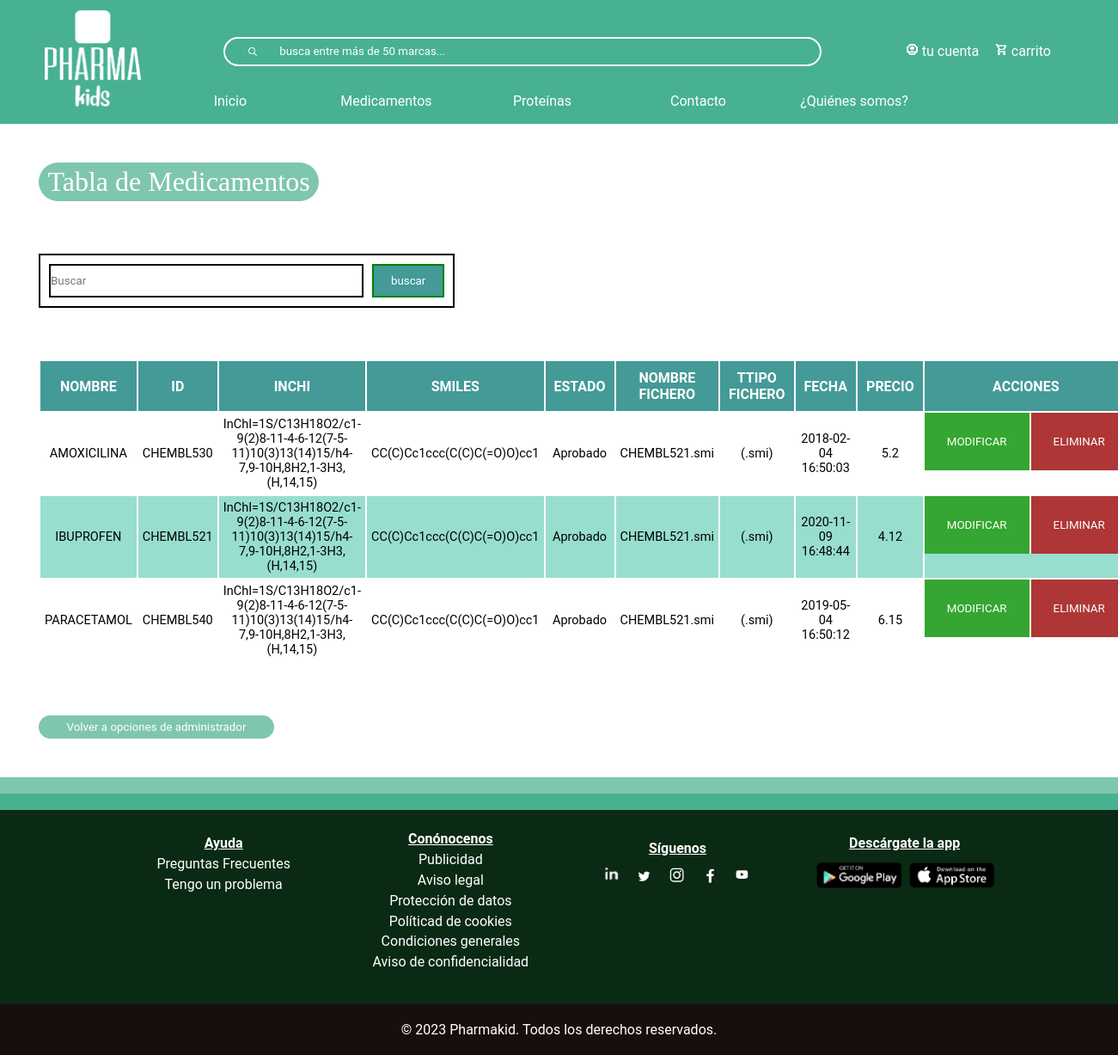
Screenshot of /tablaMedicamentos.php (signed in) with the database file from the repository.
### tables this page shows
CREATE TABLE `medicamento` (
  `inchi` varchar(200) NOT NULL,
  `smiles` varchar(200) NOT NULL,
  `estadoMedicamento` varchar(20) NOT NULL,
  `precio` float NOT NULL,
  `nombre` varchar(150) NOT NULL,
  `id` varchar(10) NOT NULL,
  `nombreFichero` varchar(50) NOT NULL,
  `tiposFichero` varchar(10) NOT NULL,
  `fecha` datetime NOT NULL
);

### tablaMedicamentos.php (the view, shortened to what this page needs)
<?php
include_once("bbdd/connexionBaseDeDatos.php");
?>
<!DOCTYPE html>
<html lang="en">
<head>
    <link rel="stylesheet" type="text/css" href="css/index.css" >
    <link rel="stylesheet" type="text/css" href="css/header.css" >
    <link rel="stylesheet" type="text/css" href="css/footer.css" >
    <link rel="stylesheet" type="text/css" href="css/tablas.css" >
</head>
<body>
    <?php require("footerHeader/header.php")?>
     <div id="divTabla">
        <h1>Tabla de Medicamentos</h1>
        <form action="buscar-user.php" class="form-buscar-user" method="get" name="formu">
                <div class="inputs-buscar-user">
                    <input class="busqueda" type="text" placeholder="Buscar"/>
                    <input class="buscar-user" type="submit" value="buscar"/>
                </div>
            </form>
        <?php
        $sql= mysqli_query($conexion, "SELECT * FROM medicamento ORDER BY nombre");
        $resultado = mysqli_num_rows($sql);
        if ($resultado > 0){
            echo "
                <table>
                    <tr>
                        <th>NOMBRE</th>
                        <th>ID</th>
                        <th>INCHI</th>
                        <th>SMILES</th>
                        <th>ESTADO</th>
                        <th>NOMBRE FICHERO</th>
                        <th>TTIPO FICHERO</th>
                        <th>FECHA</th>
                        <th>PRECIO</th>
                        <th>ACCIONES</th>
                    </tr>
            ";
            while($row = mysqli_fetch_assoc($sql)){
                $nombre = $row["nombre"];
                $id = $row['id'];
                $inchi = $row["inchi"];
                $smiles= $row["smiles"];
                $estado = $row["estadoMedicamento"];
                $nombreFichero = $row["nombreFichero"];
                $tipoFichero = $row["tiposFichero"];
                $fecha = $row["fecha"];
                $precio = $row["precio"];
                echo "
                <tr>
                    <td>$nombre</td>
                    <td>$id</td>
                    <td>$inchi</td>
                    <td>$smiles</td>
                    <td>$estado</td>
                    <td>$nombreFichero</td>
                    <td>$tipoFichero</td>
                    <td>$fecha</td>
                    <td>$precio</td>
                    <td class='td-btn'>
                            <input class='modificar-med' type='submit' value='MODIFICAR'/>
                            <input class='eliminar-med' type='submit' value='ELIMINAR'/>
                    </td>
                </tr>
                ";
            }
        }
        else
    {
      echo "<h3 style='text-align:-webkit-center'>No encontrado</h3>";
    }
        ?>
        </table>
        <button><a href="administrador.php">Volver a opciones de administrador</a></button>
    </div>
    <footer>
    <?php require("footerHeader/footer.php")?>
</body>
</html>

### footerHeader/header.php (shortened to what this page needs)
<header id="header">
        <nav>
            <img class="imgNav" src="multimedia/logoHeader.png" alt="logo">
            <div id="userInfo">
                <div class="divNav">
                    <img src="multimedia/userIcon.png" alt="User">
                    <a  id="nombreUsuario" href="loggin.php">tu cuenta</a>
                </div>
                <div class="divNav">
                    <img src="multimedia/shopping.png" alt="carrito">
                    <a id="carrito" href="carrito.php">carrito</a>
                </div>
            </div>
            <div>
                <form id="buscador">
                    <button><img id="lupa" src="multimedia/search.png" alt=""></button>
                    <input type="search" name="buscadorProtMed" placeholder="busca entre más de 50 marcas...">
                </form>
            </div>
            <div class="linksNavegacion">
                <a class="navLink" href="index.php">Inicio</a>
                <a class="navLink" href="medicamentos.php">Medicamentos</a>
                <a class="navLink" href="proteinas.php">Proteínas</a>
                <a class="navLink" href="profesionales.php">Contacto</a>
                <a class="navLink" href="quienesSomos.php">¿Quiénes somos?</a>
            </div>
        </nav>
    </header>

### footerHeader/footer.php
<footer>
       <div class="barraFooter"><p>.</p></div>
       <div class="barraFooter2"><p>.</p></div>
       <div id="footer1">
           <div id="ayuda">
               <h4>Ayuda</h4>
               <a href="preguntasFrecuentes.php">Preguntas Frecuentes</a>
               <a href="tengoUnProblema.php">Tengo un problema</a>
           </div>
           <div id="conocenos">
               <h4>Conónocenos</h4>
               <a href="publicidad.php">Publicidad</a>
               <a href="aviso_legal.php">Aviso legal</a>
               <a href="proteccion_datos.php">Protección de datos</a>
               <a href="politica-cookies.php">Políticad de cookies</a>
               <a href="condiciones-generales.php">Condiciones generales</a>
               <a href="aviso-confidencialidad.php">Aviso de confidencialidad</a>
           </div>
       </div>
       <div id="footer2">
               <div id="siguenos">
                   <h4>Síguenos</h4>
                   <img src="multimedia/in.png" alt="in">
                   <a href="https://twitter.com/" target="_blank"><img src="multimedia/twitterIcon.png" alt="twitterIcon" ></a>
                   <a href="https://www.instagram.com/" target="_blank"><img src="multimedia/instagramIcon.png" alt="instagramIcon"></a>
                   <a href="https://www.facebook.com/" target="_blank"><img src="multimedia/facebookIcon.png" alt="facebookIcon"></a>
                   <a href="https://www.youtube.com/" target="_blank"><img src="multimedia/youtebeIcon.png" alt="youtubeIcon"></a>
               </div>
               <div id="descarga">
                   <h4>Descárgate la app</h4>
                   <a href="https://play.google.com/store/apps?hl=es&gl=US" target="_blank"><img src="multimedia/googleIcon.png" alt="googleIcon"></a>
                   <a href="https://www.apple.com/es/app-store/" target="_blank"><img src="multimedia/appleIcon.png" alt="appstoreicon"></a>
               </div>
       </div>
       <div class="sitemap">
           <p>&copy; 2023 Pharmakid. Todos los derechos reservados.</p>
       </div>
   </footer>

### css/index.css (style rules this page uses)
* { font-family: "Roboto"; padding: 0; margin: 0; box-sizing: border-box; }

### css/header.css (style rules this page uses)
* { margin: 0; box-sizing: border-box; }
a { text-decoration: none; }
header { position: relative; background-color: #47B191; color: #FFFFFF; width: 100%; height: 9em; }
header a { color: #FFFFFF; }
header form { position: absolute; left: 20%; top: 30%; width: 50%; }
.imgNav { position: absolute; height: 7em; width: 7em; top: 8%; left: 4%; }
header input[type="search"] { border: 2px solid #FFFFFF; border-left: none; border-radius: 0 2em 2em 0; width: 97%; height: 2.5em; background-color: #47B191; color: #FFFFFF; position: absolute; }
header input[type="search"]::placeholder { color: #FFFFFF; }
header button { border: 2px solid #FFFFFF; border-right: none; height: 2.5em; width: 10%; border-radius: 2em 0 0 2em; background-color: #47B191; margin: 0; padding: 0; }
#lupa { width: 10px; height: 10px; }
.divNav { position: absolute; }
.linksNavegacion { position: absolute; left: 3%; bottom: 0%; width:91%; text-align: center; }
.linksNavegacion a { display: inline-block; padding-top: 1%; height: 3em; width: 15%; border-radius: 2%; }
.divNav:nth-last-of-type(2) { left: 81%; top: 35%; }
.divNav:last-child { left: 89%; top: 35%; }
.divNav:nth-last-of-type(2) img, .divNav:last-child img { width: 15px; height:15px; }

### css/footer.css (style rules this page uses)
.barraFooter, .barraFooter2 { width: 100%; }
.barraFooter { background-color: #7FC6AF; color: #7FC6AF; }
.barraFooter2 { background-color: #47B191; color: #47B191; }
footer { color: #FFFFFF; background-color: #0a2a14; }
#ayuda, #conocenos, #descarga, #siguenos { display: inline-block; width: 20%; text-align: center; }
#descarga h4 { margin-bottom: 10px; }
#conocenos { display: inline-block; width: 20%; text-align: center; vertical-align: top; padding: 20px 10px; min-height: 200px; }
#ayuda a,#conocenos a { display: block; }
#ayuda a, #conocenos a, #ayuda h4, #conocenos h4 { margin-top: 2%; }
h4 { text-decoration: underline; }
#ayuda { margin-left: 10%; padding-top: 24px; }
#siguenos img { width: 13%; }
#descarga img { width: 40%; }
footer a { color: #FFFFFF; }
#footer2, #footer1 { display: inline; }
.sitemap { text-align: center; margin-top: 20px; background-color: #190e0e; width: 100%; padding: 20px; }

### css/tablas.css (style rules this page uses)
.form-buscar-user { border: 2px solid black; padding: 10px; }
table { width: 100%; }
#divTabla { display: flex; flex-direction: column; width: 100%; padding: 45px; text-align: center; }
#divTabla form { margin-left: 0; width: 40%; margin-bottom: 5%; }
#divTabla h1 { text-align: center; color: #FFFFFF; background-color: #7FC6AF; border-radius: 2em; margin-bottom: 5%; width: 100%; text-align: center; max-width: 326px; padding: 4px; font-weight: normal; font-family: Manrope; }
table { width: 100%; border-radius: 20px; }
#divTabla table td { color: #000; border-spacing: 4px; border-collapse: separate; padding: 5px; text-align: center; font-size: calc(8px + 0.5vw); }
#divTabla table th { background-color: #439A97; color: #fff; padding: 10px; }
table tr:nth-child(odd) { background-color: #97DECE; }
#divTabla > button { margin-top: 5%; background-color: #7FC6AF; border-radius: 2em; width: 100%; padding: 6px; max-width: 274px; border: none; }
.buscar-user-prot, .buscar-user { color: white; border: 2px solid black; background-color: #439A97; border: 2px solid green; margin-left:10px ; padding:10px 20px; }
.busqueda { border:2px solid black; width: 100%; }
.form-buscar-user { border: 2px solid black; display: flex; padding: 10px; }
.inputs-buscar-user { display: flex; width: 100%; }
#divTabla button a { color: #FFFFFF; }
#divTabla .td-btn { width: 100%; background-color: #F1F1F1; display: flex; padding: 0; justify-content: center; height: 100%; align-items: center; }
.modificar-med { background-color: #35a631; color: white; padding: 26px; height: 100%; margin-right: 2px; width: 100%; border: none; }
.eliminar-med { width: 100%; height: 100%; background-color: #ae3636; color: white; padding: 26px; border: none; }
#divTabla table td:last-child { background-color: #fff; }

### rows the page displays
medicamento: nombre "AMOXICILINA", id "CHEMBL530", inchi "InChI=1S/C13H18O2/c1-9(2)8-11-4-6-12(7-5-11)10(3)13(14)15/h4-7,9-10H,8H2,1-3H3,(H,14,15)", smiles "CC(C)Cc1ccc(C(C)C(=O)O)cc1", estadoMedicamento "Aprobado", nombreFichero "CHEMBL521.smi", tiposFichero "(.smi)", fecha "2018-02-04 16:50:03", precio "5.2"
medicamento: nombre "IBUPROFEN", id "CHEMBL521", inchi "InChI=1S/C13H18O2/c1-9(2)8-11-4-6-12(7-5-11)10(3)13(14)15/h4-7,9-10H,8H2,1-3H3,(H,14,15)", smiles "CC(C)Cc1ccc(C(C)C(=O)O)cc1", estadoMedicamento "Aprobado", nombreFichero "CHEMBL521.smi", tiposFichero "(.smi)", fecha "2020-11-09 16:48:44", precio "4.12"
medicamento: nombre "PARACETAMOL", id "CHEMBL540", inchi "InChI=1S/C13H18O2/c1-9(2)8-11-4-6-12(7-5-11)10(3)13(14)15/h4-7,9-10H,8H2,1-3H3,(H,14,15)", smiles "CC(C)Cc1ccc(C(C)C(=O)O)cc1", estadoMedicamento "Aprobado", nombreFichero "CHEMBL521.smi", tiposFichero "(.smi)", fecha "2019-05-04 16:50:12", precio "6.15"
